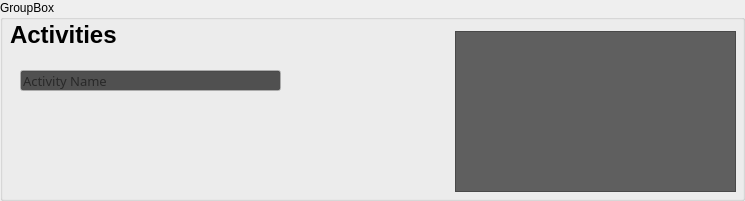
       <widget class="QGroupBox" name="groupBox_4">
        <property name="sizePolicy">
         <sizepolicy hsizetype="Expanding" vsizetype="Expanding">
          <horstretch>0</horstretch>
          <verstretch>0</verstretch>
         </sizepolicy>
        </property>
        <property name="minimumSize">
         <size>
          <width>0</width>
          <height>200</height>
         </size>
        </property>
        <property name="title">
         <string>GroupBox</string>
        </property>
        <widget class="QListWidget" name="activityList">
         <property name="geometry">
          <rect>
           <x>455</x>
           <y>31</y>
           <width>281</width>
           <height>161</height>
          </rect>
         </property>
         <property name="sizePolicy">
          <sizepolicy hsizetype="Fixed" vsizetype="Preferred">
           <horstretch>0</horstretch>
           <verstretch>0</verstretch>
          </sizepolicy>
         </property>
         <property name="palette">
          <palette>
           <active>
            <colorrole role="WindowText">
             <brush brushstyle="SolidPattern">
              <color alpha="255">
               <red>85</red>
               <green>85</green>
               <blue>255</blue>
              </color>
             </brush>
            </colorrole>
            <colorrole role="Button">
             <brush brushstyle="SolidPattern">
              <color alpha="255">
               <red>95</red>
               <green>95</green>
               <blue>95</blue>
              </color>
             </brush>
            </colorrole>
            <colorrole role="Text">
             <brush brushstyle="SolidPattern">
              <color alpha="255">
               <red>85</red>
               <green>85</green>
               <blue>255</blue>
              </color>
             </brush>
            </colorrole>
            <colorrole role="ButtonText">
             <brush brushstyle="SolidPattern">
              <color alpha="255">
               <red>85</red>
               <green>85</green>
               <blue>255</blue>
              </color>
             </brush>
            </colorrole>
            <colorrole role="Base">
             <brush brushstyle="SolidPattern">
              <color alpha="255">
               <red>95</red>
               <green>95</green>
               <blue>95</blue>
              </color>
             </brush>
            </colorrole>
            <colorrole role="Window">
             <brush brushstyle="SolidPattern">
              <color alpha="255">
               <red>95</red>
               <green>95</green>
               <blue>95</blue>
              </color>
             </brush>
            </colorrole>
            <colorrole role="AlternateBase">
             <brush brushstyle="SolidPattern">
              <color alpha="255">
               <red>255</red>
               <green>255</green>
               <blue>255</blue>
              </color>
             </brush>
            </colorrole>
            <colorrole role="PlaceholderText">
             <brush brushstyle="SolidPattern">
              <color alpha="128">
               <red>85</red>
               <green>85</green>
               <blue>255</blue>
              </color>
             </brush>
            </colorrole>
           </active>
           <inactive>
            <colorrole role="WindowText">
             <brush brushstyle="SolidPattern">
              <color alpha="255">
               <red>85</red>
               <green>85</green>
               <blue>255</blue>
              </color>
             </brush>
            </colorrole>
            <colorrole role="Button">
             <brush brushstyle="SolidPattern">
              <color alpha="255">
               <red>95</red>
               <green>95</green>
               <blue>95</blue>
              </color>
             </brush>
            </colorrole>
            <colorrole role="Text">
             <brush brushstyle="SolidPattern">
              <color alpha="255">
               <red>85</red>
               <green>85</green>
               <blue>255</blue>
              </color>
             </brush>
            </colorrole>
            <colorrole role="ButtonText">
             <brush brushstyle="SolidPattern">
              <color alpha="255">
               <red>85</red>
               <green>85</green>
               <blue>255</blue>
              </color>
             </brush>
            </colorrole>
            <colorrole role="Base">
             <brush brushstyle="SolidPattern">
              <color alpha="255">
               <red>95</red>
               <green>95</green>
               <blue>95</blue>
              </color>
             </brush>
            </colorrole>
            <colorrole role="Window">
             <brush brushstyle="SolidPattern">
              <color alpha="255">
               <red>95</red>
               <green>95</green>
               <blue>95</blue>
              </color>
             </brush>
            </colorrole>
            <colorrole role="AlternateBase">
             <brush brushstyle="SolidPattern">
              <color alpha="255">
               <red>255</red>
               <green>255</green>
               <blue>255</blue>
              </color>
             </brush>
            </colorrole>
            <colorrole role="PlaceholderText">
             <brush brushstyle="SolidPattern">
              <color alpha="128">
               <red>85</red>
               <green>85</green>
               <blue>255</blue>
              </color>
             </brush>
            </colorrole>
           </inactive>
           <disabled>
            <colorrole role="WindowText">
             <brush brushstyle="SolidPattern">
              <color alpha="255">
               <red>85</red>
               <green>85</green>
               <blue>255</blue>
              </color>
             </brush>
            </colorrole>
            <colorrole role="Button">
             <brush brushstyle="SolidPattern">
              <color alpha="255">
               <red>95</red>
               <green>95</green>
               <blue>95</blue>
              </color>
             </brush>
            </colorrole>
            <colorrole role="Text">
             <brush brushstyle="SolidPattern">
              <color alpha="255">
               <red>85</red>
               <green>85</green>
               <blue>255</blue>
              </color>
             </brush>
            </colorrole>
            <colorrole role="ButtonText">
             <brush brushstyle="SolidPattern">
              <color alpha="255">
               <red>85</red>
               <green>85</green>
               <blue>255</blue>
              </color>
             </brush>
            </colorrole>
            <colorrole role="Base">
             <brush brushstyle="SolidPattern">
              <color alpha="255">
               <red>95</red>
               <green>95</green>
               <blue>95</blue>
              </color>
             </brush>
            </colorrole>
            <colorrole role="Window">
             <brush brushstyle="SolidPattern">
              <color alpha="255">
               <red>95</red>
               <green>95</green>
               <blue>95</blue>
              </color>
             </brush>
            </colorrole>
            <colorrole role="AlternateBase">
             <brush brushstyle="SolidPattern">
              <color alpha="255">
               <red>255</red>
               <green>255</green>
               <blue>255</blue>
              </color>
             </brush>
            </colorrole>
            <colorrole role="PlaceholderText">
             <brush brushstyle="SolidPattern">
              <color alpha="128">
               <red>85</red>
               <green>85</green>
               <blue>255</blue>
              </color>
             </brush>
            </colorrole>
           </disabled>
          </palette>
         </property>
         <property name="styleSheet">
          <string notr="true">QListWidget {
	font: 12pt &quot;MV Boli&quot;;
	color: rgb(85, 85, 255);
	background: rgb(95, 95, 95);
}</string>
         </property>
         <property name="alternatingRowColors">
          <bool>true</bool>
         </property>
         <property name="viewMode">
          <enum>QListView::ViewMode::ListMode</enum>
         </property>
        </widget>
        <widget class="QLabel" name="label_15">
         <property name="geometry">
          <rect>
           <x>10</x>
           <y>10</y>
           <width>281</width>
           <height>50</height>
          </rect>
         </property>
         <property name="sizePolicy">
          <sizepolicy hsizetype="Fixed" vsizetype="Fixed">
           <horstretch>0</horstretch>
           <verstretch>0</verstretch>
          </sizepolicy>
         </property>
         <property name="minimumSize">
          <size>
           <width>0</width>
           <height>50</height>
          </size>
         </property>
         <property name="text">
          <string>&lt;html&gt;&lt;head/&gt;&lt;body&gt;&lt;p&gt;&lt;span style=&quot; font-size:18pt; font-weight:700; color:#000000;&quot;&gt;Activities&lt;/span&gt;&lt;/p&gt;&lt;/body&gt;&lt;/html&gt;</string>
         </property>
        </widget>
        <widget class="QLineEdit" name="inputActivity">
         <property name="geometry">
          <rect>
           <x>20</x>
           <y>70</y>
           <width>261</width>
           <height>21</height>
          </rect>
         </property>
         <property name="palette">
          <palette>
           <active>
            <colorrole role="Base">
             <brush brushstyle="SolidPattern">
              <color alpha="255">
               <red>80</red>
               <green>80</green>
               <blue>80</blue>
              </color>
             </brush>
            </colorrole>
           </active>
           <inactive>
            <colorrole role="Base">
             <brush brushstyle="SolidPattern">
              <color alpha="255">
               <red>80</red>
               <green>80</green>
               <blue>80</blue>
              </color>
             </brush>
            </colorrole>
           </inactive>
           <disabled/>
          </palette>
         </property>
         <property name="font">
          <font>
           <family>MV Boli</family>
           <pointsize>10</pointsize>
          </font>
         </property>
         <property name="placeholderText">
          <string>Activity Name</string>
         </property>
        </widget>
       </widget>
